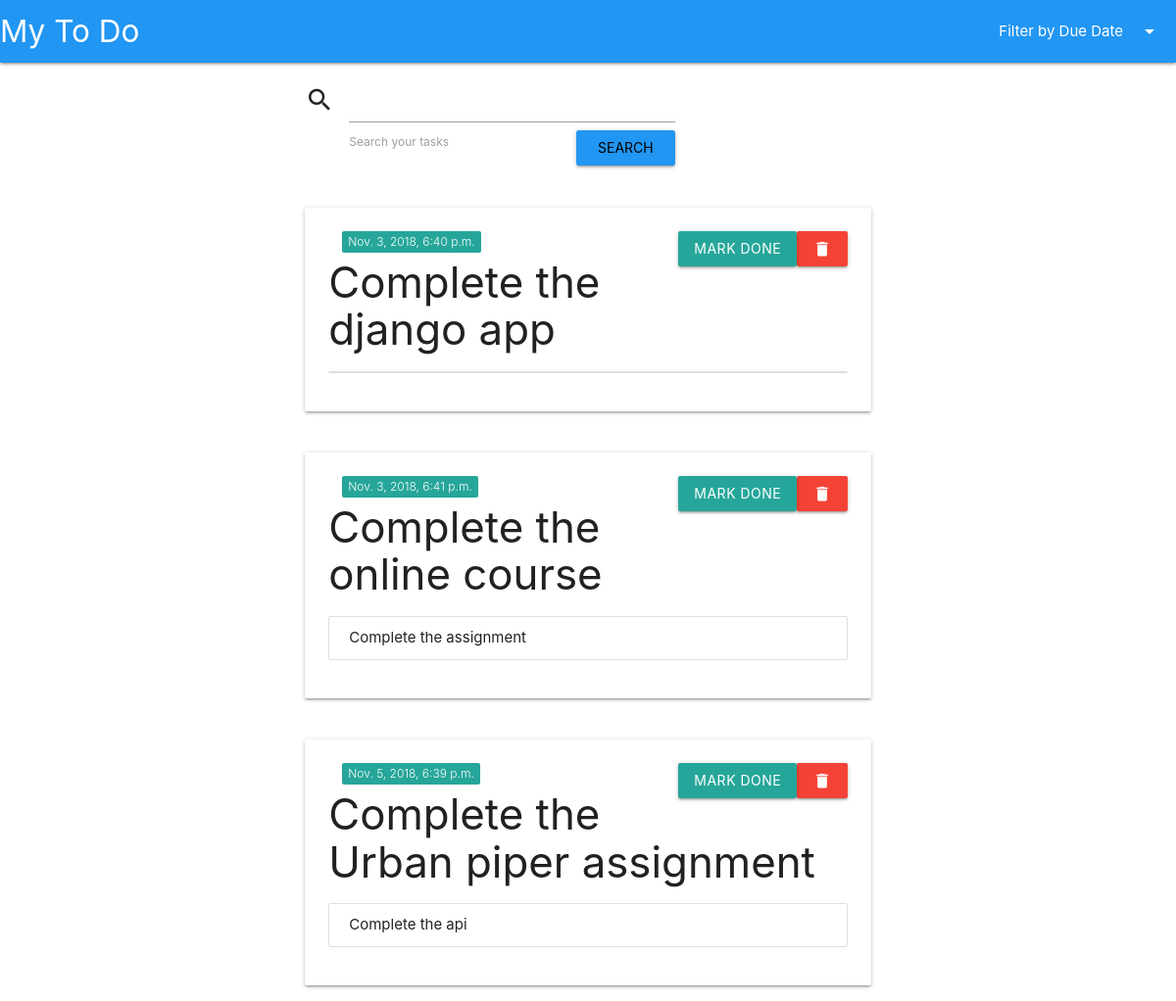
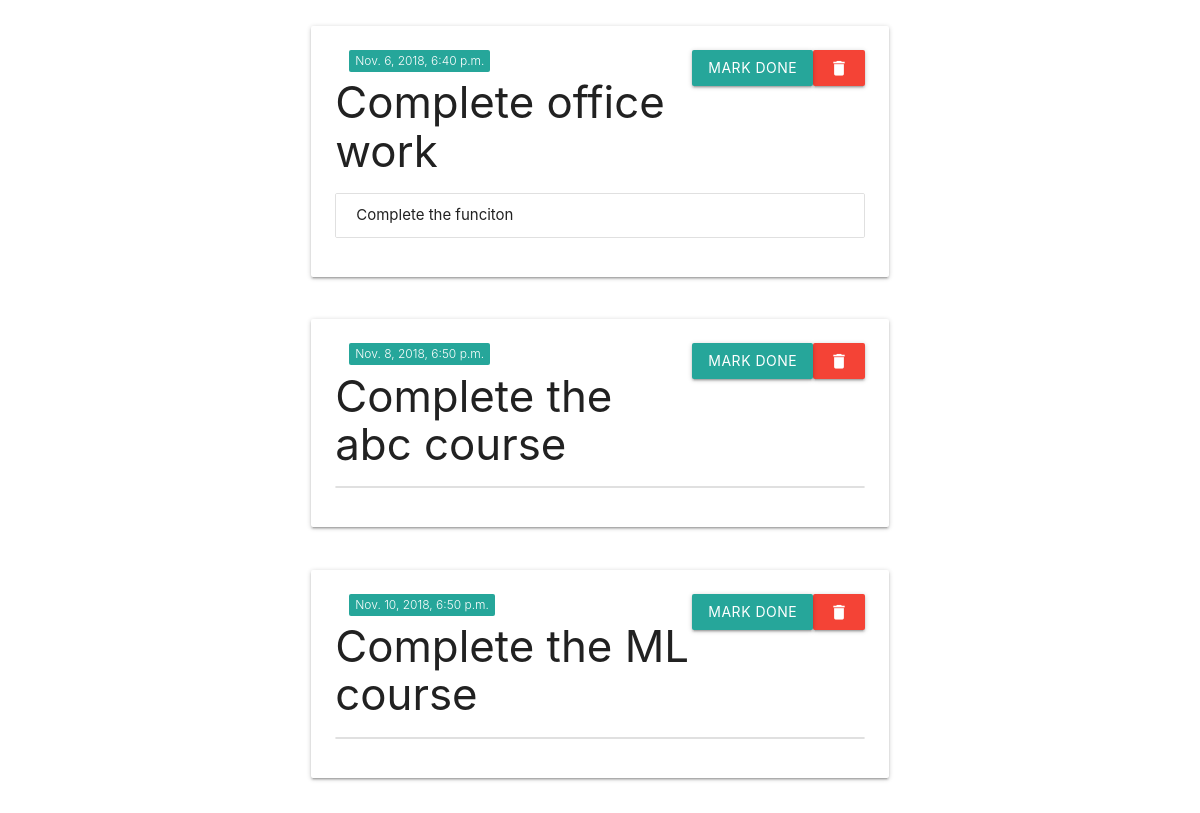
/?date=thisweek, run on the app's committed database (2 pictures, top to bottom).
### tasks/models.py (models this page shows, shortened)
class Task(models.Model):
	user = models.ForeignKey('auth.User', on_delete=models.CASCADE, related_name='tasks')
	title = models.CharField(max_length=255)
	due_date = models.DateTimeField()
	done = models.BooleanField(default=False)
	deleted = models.BooleanField(default=False)
	class Meta:
		ordering = ['due_date']
	def get_delete_url(self):
		return reverse("task-delete", kwargs={"pk": self.id})
	def get_done_url(self):
		return reverse("task-done", kwargs={"pk": self.id})

class SubTask(models.Model):
	task = models.ForeignKey(Task, related_name="subtasks", on_delete=models.CASCADE)
	content = models.CharField(max_length=255)
	done = models.BooleanField(default=False)

### tasks/api/views.py (the view, shortened to what this page needs)
# urls.py: path(r'', TaskList.as_view(), name="task-list"),
class TaskList(generics.ListCreateAPIView):
	serializer_class = TaskSerializer
	queryset = Task.objects.all().filter(deleted=False)
	renderer_classes = (TemplateHTMLRenderer, )
	def get(self, request, *args, **kwargs):
		qs = self.get_queryset()
		return Response({'tasks': qs}, template_name='index.html')
	def get_queryset(self):
		queryset = Task.objects.all().filter(deleted=False)
		query = self.request.GET.get('query')
		date = self.request.GET.get('date')
		if query:
			queryset = queryset.filter(title__icontains=query)
		if date:
			if date == "today":
				queryset = queryset.filter(due_date__date=timezone.now().date())
			elif date =="overdue":
				queryset = queryset.filter(due_date__date__lt=timezone.now().date())
			elif date =="thisweek":
				queryset = queryset.filter(Q(due_date__date__gte=timezone.now().date()) & Q(due_date__date__lte=timezone.now().date() + timedelta(days=7)))
			elif date =="nextweek":
				queryset = queryset.filter(Q(due_date__date__gt=timezone.now().date() + timedelta(days=7)) & Q(due_date__date__lte=timezone.now().date() + timedelta(days=14)))
		return queryset

### tasks/templates/index.html (shortened to what this page needs)
{% load tasks_extras %}
{% load static %}
 <!DOCTYPE html>
  <html>
    <head>
      <link rel="stylesheet" href="https://cdnjs.cloudflare.com/ajax/libs/materialize/1.0.0-alpha.4/css/materialize.min.css">
    </head>
    <body>
      <nav>
        <div class="nav-wrapper blue">
          <a href="#!" class="brand-logo">My To Do</a>
          <ul class="right hide-on-med-and-down">
            <li><a class="dropdown-trigger" href="#!" data-target="dropdown1">Filter by Due Date<i class="material-icons right">arrow_drop_down</i></a></li>
          </ul>
        </div>
      </nav>
      <div class="row">
        <div class="input-field col s4 offset-s3">
          <form method="GET" action="{% url 'task-list' %}">
            <i class="material-icons prefix">search</i>
            <input id="searchby" type="text" name="query" class="validate">
            <label for="searchby">Search your tasks</label>
            <input class="waves-effect waves-light blue right btn" type="submit" name="" value="Search">
          </form>
        </div>
      </div>
      {% for task in tasks %}
       <div class="row">
        <div class="col s6 offset-s3">
          <div class="card">
            <div class="card-content">
              <span class="new badge left" data-badge-caption="{{ task.due_date }}"></span>
              <a class="waves-effect waves-light red right btn mark-deleted" data-href="{{ task.get_delete_url }}"><i class="material-icons">delete</i></a>
              {% if task.done %}
              <a class="waves-effect waves-light green right btn">Completed</a>
              {% else %}
              <a class="waves-effect waves-light right btn mark-done" data-href="{{ task.get_done_url }}">Mark Done</a>
              {% endif %}
              <h3>{{ task.title }}</h3>
               <ul class="collection">
                {% for sub_task in task.subtasks.all %}
                  <li class="collection-item">{{ sub_task.content }}</li>
                {% endfor %}
              </ul>
            </div>
          </div>
        </div>
      </div>
    {% endfor %}
    </body>
  </html>

### data on the page
Task: title "Complete the django app"
Task: title "Complete the online course"
SubTask: content "Complete the assignment"
Task: title "Complete the Urban piper assignment"
SubTask: content "Complete the api"
Task: title "Complete office work"
SubTask: content "Complete the funciton"
Task: title "Complete the abc course"
Task: title "Complete the ML course"
